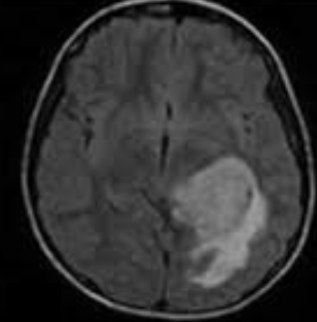
%> input picture HW2/HW2/Tumor.png, 317 x 322 px
$ octave Q3_2.m   (GNU Octave 9; MATLAB toolbox functions it lacks are replaced by stand-ins)
%> lines starting %> are read from the running program, lines starting %| are printed output that depends on the picture; in (x1, y1, x2, y2) boxes, pixels count from 0 and x2, y2 are one past the last pixel; in counts of white or black regions, pixels touching at a corner belong together; the program's own positions count from 1
### HW2/Matlab-Code/3/regionGrowingSegmentation.m
function segmentedRegion = regionGrowingSegmentation(image, seed_x, seed_y, intensity_threshold)
    % Default intensity threshold if not provided
    if nargin < 4, intensity_threshold = 0.2; end

    % Initialize the segmented region and region properties
    segmentedRegion = zeros(size(image));
    image_size = size(image);
    region_mean_intensity = image(seed_x, seed_y);
    region_pixel_count = 1;

    % Initialize the neighbor list
    neighbor_capacity = 10000;
    neighbor_count = 0;
    neighbor_list = zeros(neighbor_capacity, 3);

    % Define the 4-connectivity neighborhood
    neighbors = [-1 0; 1 0; 0 -1; 0 1];

    % Start the region growing process
    pixel_distance = 0;
    while pixel_distance < intensity_threshold && region_pixel_count < numel(image)
        % Add neighboring pixels
        for i = 1:4
            xn = seed_x + neighbors(i, 1);
            yn = seed_y + neighbors(i, 2);
            inside_bounds = (xn >= 1) && (yn >= 1) && (xn <= image_size(1)) && (yn <= image_size(2));

            if inside_bounds && segmentedRegion(xn, yn) == 0
                neighbor_count = neighbor_count + 1;
                neighbor_list(neighbor_count, :) = [xn, yn, image(xn, yn)];
                segmentedRegion(xn, yn) = 1;
            end
        end

        % Expand the neighbor list if necessary
        if neighbor_count + 10 > neighbor_capacity
            neighbor_capacity = neighbor_capacity + 10000;
            neighbor_list((neighbor_count + 1):neighbor_capacity, :) = 0;
        end

        % Find the neighbor pixel with the smallest intensity difference
        differences = abs(neighbor_list(1:neighbor_count, 3) - region_mean_intensity);
        [pixel_distance, index] = min(differences);

        % Add the selected pixel to the region
        segmentedRegion(seed_x, seed_y) = 2;
        region_pixel_count = region_pixel_count + 1;

        % Update the region's mean intensity
        region_mean_intensity = (region_mean_intensity * region_pixel_count + neighbor_list(index, 3)) / (region_pixel_count + 1);

        % Update the seed point
        seed_x = neighbor_list(index, 1);
        seed_y = neighbor_list(index, 2);

        % Remove the pixel from the neighbor list
        neighbor_list(index, :) = neighbor_list(neighbor_count, :);
        neighbor_count = neighbor_count - 1;
    end

    % Return the segmented region as a logical matrix
    segmentedRegion = segmentedRegion > 1;
end

### HW2/Matlab-Code/3/Q3_2.m
clear; close all; clc;
%%
input_image = im2double(rgb2gray(imread('D:\My-Documants\PhD\Term_03_1403\HW2_402811068\HW2\Tumor.png')));
%> input_image: size 322x317 double; min 0, max 0.659, mean 0.196

% Identify the seed point for region growing
[seed_x, seed_y] = find(input_image == max(max(input_image)));
%> seed_x = 2; seed_y = 201

% Perform region growing
tumor_segmented = regionGrowingSegmentation(input_image, seed_x, seed_y);
%> in regionGrowingSegmentation, `region_mean_intensity = image(seed_x, seed_y);`: region_mean_intensity = 0.659
%> the loop in regionGrowingSegmentation, `while pixel_distance < intensity_threshold && region_pixel_count < num..` made 68739 passes
%> (pixel_distance, index, region_mean_intensity, seed_x, seed_y, neighbor_count) on passes 4 to 6: (0.0416, 3, 0.642, 2, 198, 9), (0.0464, 3, 0.636, 2, 203, 11), (0.0437, 9, 0.63, 3, 202, 13)
%> after the loop in regionGrowingSegmentation, `while pixel_distance < intensity_threshold && region_pixel_count < num..`:
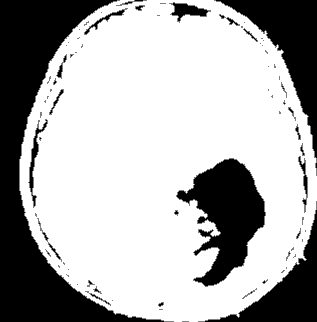
%> segmentedRegion: size 322x317 double; min 0, max 2, mean 1.37; drawn with min black and max white
%> after the loop in regionGrowingSegmentation, `while pixel_distance < intensity_threshold && region_pixel_count < num..`: neighbor_capacity = 10000; neighbor_count = 2673; region_mean_intensity = 0.242; region_pixel_count = 68740
%> in regionGrowingSegmentation, `segmentedRegion = segmentedRegion > 1;`:
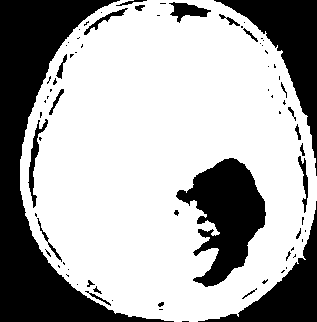
%> segmentedRegion: size 322x317 logical; 67.3% white; 77 black regions (51 under 20 px), largest, box (x1, y1, x2, y2) and area: (0, 0, 174, 322) 16041, (176, 158, 266, 287) 6103, (214, 0, 317, 176) 5151

% Display the results
figure;
subplot(1, 3, 1); imshow(input_image); title('Input Grayscale Image');
subplot(1, 3, 2); imshow(tumor_segmented); title('Tumor Segmentation Using Region Growing');
subplot(1, 3, 3); imshow(tumor_segmented + input_image); title('Overlay of Segmentation on Input Image');
%> after `imshow(tumor_segmented + input_image)`:
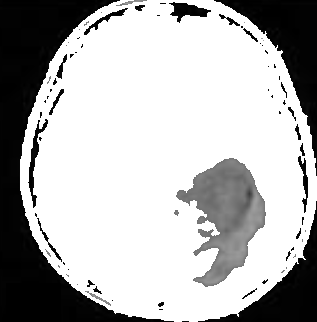
%> displayed picture: size 322x317, on the screen's scale of 0 to 255; min 0, max 255, mean 180.1

% Calculate the tumor area
tumor_area = bwarea(tumor_segmented);
%> tumor_area = 68906.5
disp(['Tumor Area: ', num2str(tumor_area)]);
%| Tumor Area: 68906.5

$ run again, with HW2/HW2/kidney.jpg saved as HW2/HW2/Tumor.png
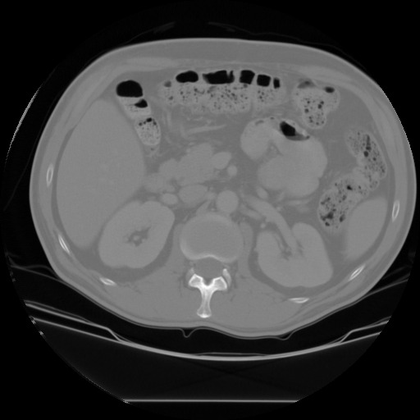
%> input picture HW2/HW2/kidney.jpg, 420 x 420 px, shrunk from 512 x 512 before the run
%> `[seed_x, seed_y] = find(input_image == max(max(input_image)));`: seed_x = 287; seed_y = 205
%> in regionGrowingSegmentation, `region_mean_intensity = image(seed_x, seed_y);`: region_mean_intensity = 1
%> the loop in regionGrowingSegmentation, `while pixel_distance < intensity_threshold && region_pixel_count < num..` made 91896 passes
%> (pixel_distance, index, region_mean_intensity, seed_x, seed_y, neighbor_count) on passes 4 to 6: (0.0118, 8, 0.994, 288, 206, 8), (0.0098, 10, 0.993, 288, 207, 9), (0.0123, 3, 0.991, 286, 203, 10)
%> after the loop in regionGrowingSegmentation, `while pixel_distance < intensity_threshold && region_pixel_count < num..`:
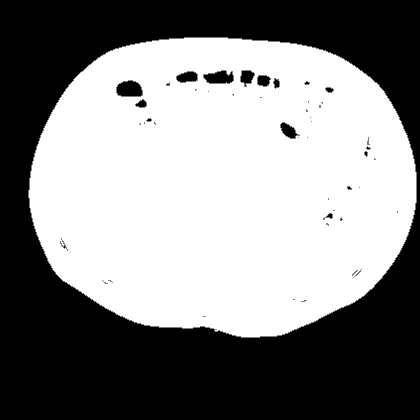
%> segmentedRegion: size 420x420 double; min 0, max 2, mean 1.05; drawn with min black and max white
%> after the loop in regionGrowingSegmentation, `while pixel_distance < intensity_threshold && region_pixel_count < num..`: neighbor_capacity = 10000; neighbor_count = 1660; region_mean_intensity = 0.491; region_pixel_count = 91897
%> `imshow(tumor_segmented + input_image)`:
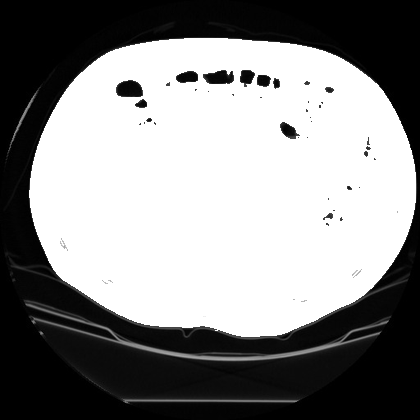
%> displayed picture: size 420x420, on the screen's scale of 0 to 255; min 0, max 255, mean 137.4
%> tumor_area = 91994.2
%| Tumor Area: 91994.25
